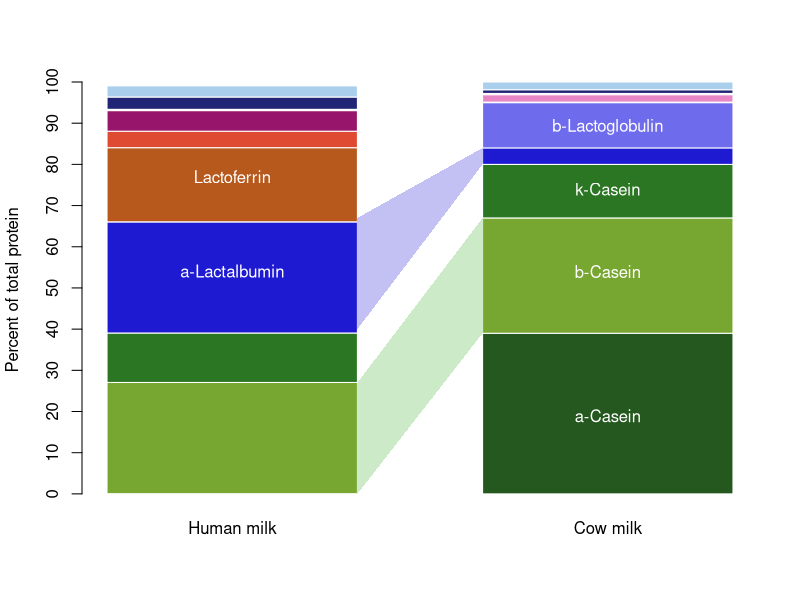
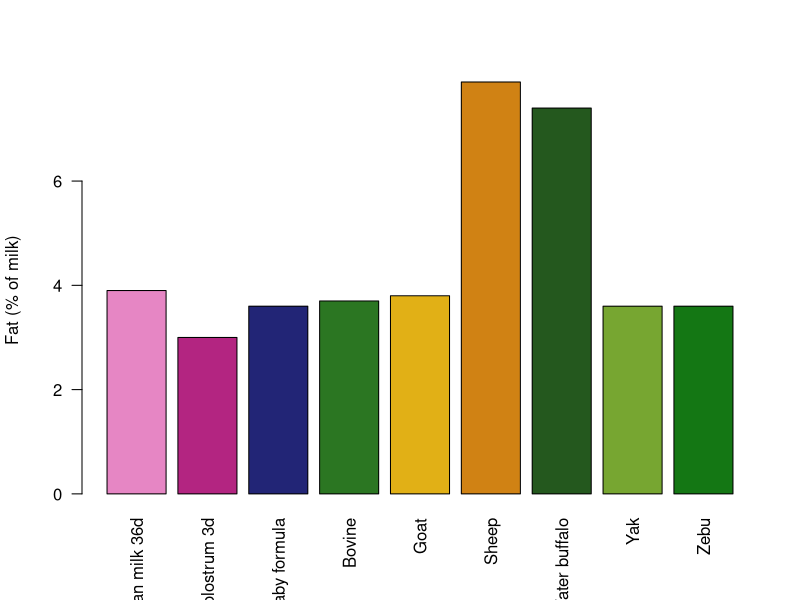
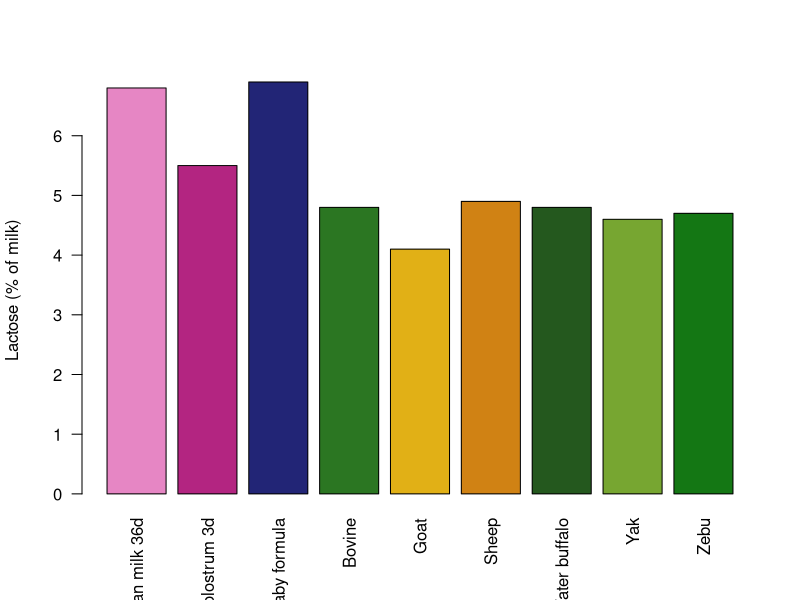
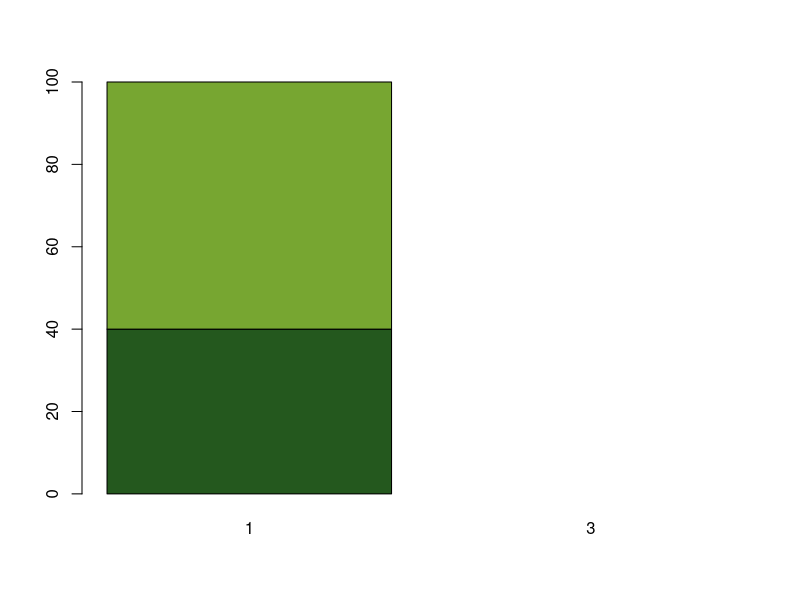
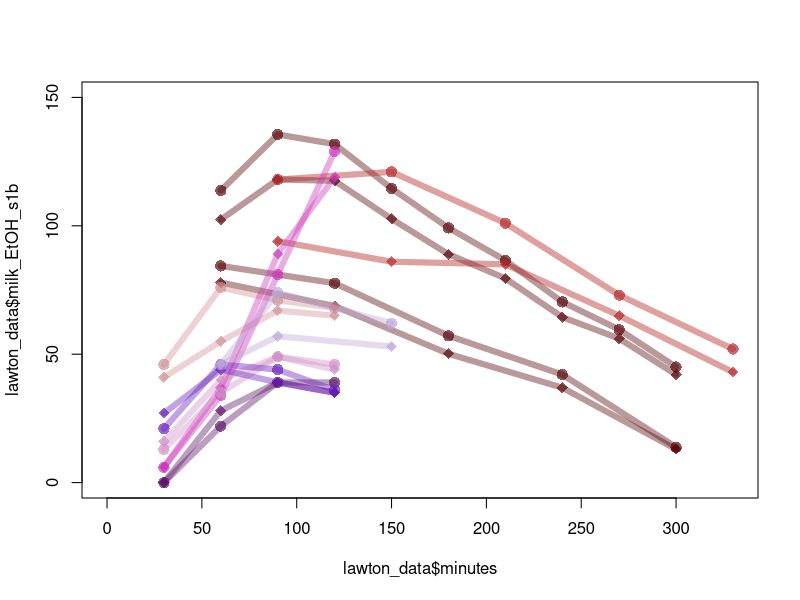
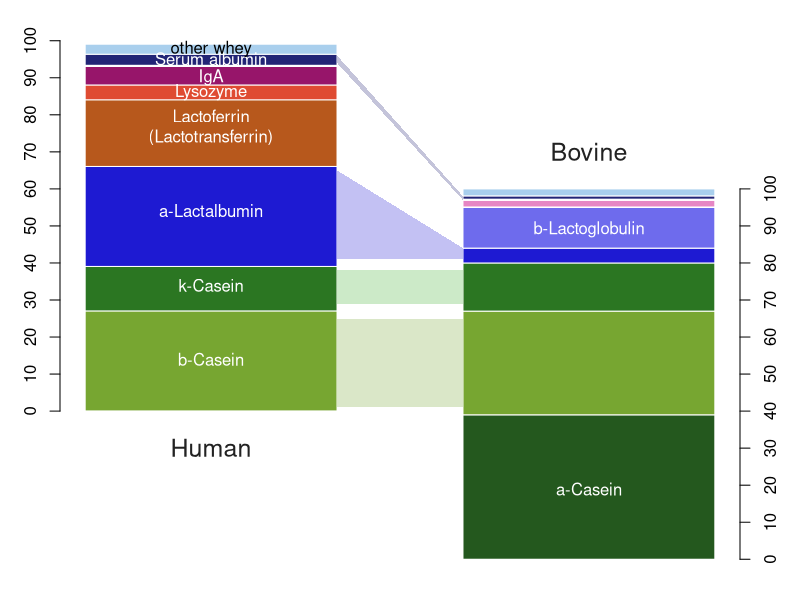
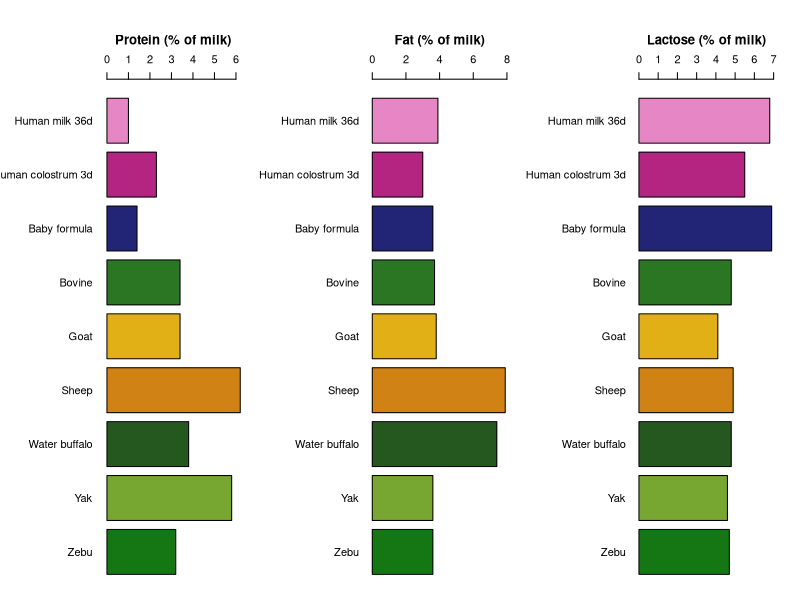
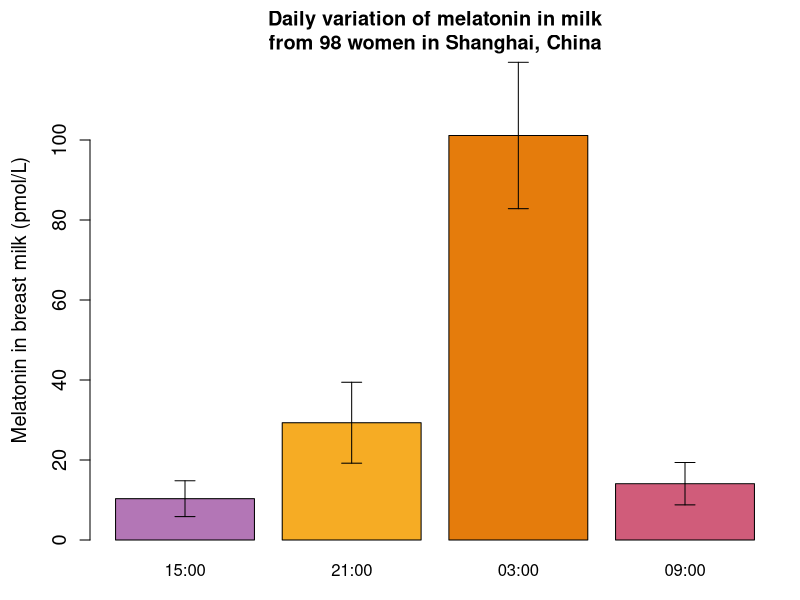

Source code (R) for these figures, in order:
# analysis of milk protein composition

# data from
# Jensen et al (1990) Lipids of Bovine and Human Milks: A Comparison. J Dairy Sci 73:223-240. REVIEW
# https://pubmed.ncbi.nlm.nih.gov/2184172/

# Pereira et al (2013) Composition of breast milk of lactating adolescents in function of time of lactation
# https://pubmed.ncbi.nlm.nih.gov/24506376/

# Andreas et al (2015) Human breast milk: A review on its composition and bioactivity. REVIEW
# https://pubmed.ncbi.nlm.nih.gov/26375355/

# Rio-Aige et al (2023) Breast milk immune composition varies during the transition stage of lactation: characterization of immunotypes in the MAMI cohort
# https://pmc.ncbi.nlm.nih.gov/articles/PMC10702228/

# Karcz et Krolak-Olejnik (2021) Vegan or vegetarian diet and breast milk composition - a systematic review
# https://pubmed.ncbi.nlm.nih.gov/32319307/

# Martin et al (2016) Review of Infant Feeding: Key Features of Breast Milk and Infant Formula
# https://pmc.ncbi.nlm.nih.gov/articles/PMC4882692/

milk_data_text = "Milk	Protein_pct	Casein_pct_of_protein	a-casein	b-casein	k-casein	Whey_pct_of_protein	a-Lactalbumin	b-Lactoglobulin	Lactotransferrin	Lysozyme	IgA	IgG	IgM	Serum_albumin	Fat	Lactose	Total_solids	Ash	Kilocalories
Human milk 36d	1.0	40	0.06	27	12	60	27	0	18	4	5	0.1	0.2	3	3.9	6.8	12.1	0.2	72
Human colostrum 3d	2.3	NA	NA	NA	NA	NA	NA	NA	NA	NA	NA	NA	NA	NA	3	5.5	NA	NA	58
Baby formula	1.4	NA	NA	NA	NA	NA	NA	NA	NA	NA	NA	NA	NA	NA	3.6	6.9	NA	NA	66
Bovine	3.4	80	39	28	13	20	4	11	0.01	0.01	0.1	1.8	0.3	0.9	3.7	4.8	12.7	0.7	75
Goat	3.4	NA	NA	NA	NA	NA	NA	NA	NA	NA	NA	NA	NA	NA	3.8	4.1	NA	NA	NA
Sheep	6.2	NA	NA	NA	NA	NA	NA	NA	NA	NA	NA	NA	NA	NA	7.9	4.9	NA	NA	NA
Water buffalo	3.8	NA	NA	NA	NA	NA	NA	NA	NA	NA	NA	NA	NA	NA	7.4	4.8	NA	NA	NA
Yak	5.8	NA	NA	NA	NA	NA	NA	NA	NA	NA	NA	NA	NA	NA	3.6	4.6	NA	NA	NA
Zebu	3.2	NA	NA	NA	NA	NA	NA	NA	NA	NA	NA	NA	NA	NA	3.6	4.7	NA	NA	NA"


milk_data = read.table( text=milk_data_text, header=TRUE, sep="\t")
#milk_data.m = matrix(unlist(strsplit(milk_data_text, "\t|\n")),ncol = 17, byrow=TRUE)
#milk_data = as.data.frame( milk_data.m[-1,], col.names = milk_data.m[1,] )
human_v_cow_only = milk_data[c(1,4),]

names(milk_data)

proteins_only = cbind( human_v_cow_only[,c(4,5,6)], 
                       human_v_cow_only[,c(8:15)],
                       other_whey=human_v_cow_only$Whey_pct_of_protein - rowSums(human_v_cow_only[,c(8:15)]) )

#  [1] "Milk"                  "Protein_pct"           "Casein_pct_of_protein" "a.casein"              "b.casein"             
#  [6] "k.casein"              "Whey_pct_of_protein"   "a.Lactalbumin"         "b.Lactoglobulin"       "Lactotransferrin"     
# [11] "Lysozyme"              "IgA"                   "IgG"                   "IgM"                   "Serum_albumin"

prot_type_colors = c( "#24581eff", "#77a631ff", "#2b7622ff", #"#bbeb9fff", 
                      "#1e1ad2ff", "#6e6bedff",
                      "#b7581cff", "#df4b32ff", "#97156aff", "#e686c4ff", "#f9d3ecff", "#222576ff", "#a9cfedff" )
b = barplot( t(as.matrix( proteins_only )) , names.arg=c("Human milk", "Cow milk") , 
         ylab="Percent of total protein", col=prot_type_colors , border = "white",
         space = 0.5 , axes=FALSE )
axis(2, at=seq(0,100,10))
text( c(b[2],b[2],b[2],b[1],b[1],b[2]) , c(19,54,74,54,77,89), 
      c("a-Casein","b-Casein","k-Casein","a-Lactalbumin", "Lactoferrin","b-Lactoglobulin"), col="white")
polygon( x=c(1.5,2,2,1.5), y=c(0,39,67,27), border = NA, col="#40b03344" )
polygon( x=c(1.5,2,2,1.5), y=c(40,80,84,67), border = NA, col="#1e1ad244" )

y1 = c(0,cumsum(as.numeric(proteins_only[1,])))
y2 = c(0,cumsum(as.numeric(proteins_only[2,])))
pdf(file="~/git/misc-analyses/milk_composition/images/milk_protein_comparison_v1.pdf", height=8, width=6, title="Protein composition of human and bovine milks")
#png(file="~/git/misc-analyses/milk_composition/images/milk_protein_comparison_v1.png", height=720, width=540, res = 90 )
par(mar=c(1,3,1,3))
plot(0,0,type='n', xlim=c(0,5), ylim=c(0,140), axes=FALSE , xlab="", ylab="")
rect(rep(0,length(prot_type_colors)), y1[1:12]+40, rep(2,length(prot_type_colors)), y1[2:13]+40, 
     col=prot_type_colors, border = "white" )
rect(rep(3,length(prot_type_colors)), y2[1:12], rep(5,length(prot_type_colors)), y2[2:13] , 
     col=prot_type_colors, border = "white" )
polygon( x=c(2,3,3,2), y=c(1+40,41,65,25+40), border = NA, col="#77a63144" )
polygon( x=c(2,3,3,2), y=c(29+40,69,78,38+40), border = NA, col="#40b03344" )
polygon( x=c(2,3,3,2), y=c(41+40,81,84,65+40), border = NA, col="#1e1ad244" )
polygon( x=c(2,3,3,2), y=c(94+40,97,98,96+40), border = NA, col="#22257644" )
text( c(4,1,1,1,1,4,1,1,1) , c(19,54,74,54+40,77+40,89,86+40,90+40,95+40), 
      c("a-Casein","b-Casein","k-Casein",
        "a-Lactalbumin", "Lactoferrin\n(Lactotransferrin)","b-Lactoglobulin",
        "Lysozyme", "IgA", "Serum albumin"), col="white")
text( c(1) , c(97.7+40), 
      c("other whey"), col="black")
axis(2, at=seq(40,140,10), labels=seq(0,100,10) )
axis(4, at=seq(0,100,10), labels=seq(0,100,10) )
text( c(1,4) , c(30,110), c("Human", "Bovine"), col="#222222", cex=1.5)
dev.off()






milk_type_colors = c( "#e686c4ff", "#b32581ff", "#222576ff",
                      "#2b7622ff","#e1b016ff","#d08214ff", "#24581eff","#77a631ff","#147714ff")
pdf(file="~/git/misc-analyses/milk_composition/images/milk_composition_comparison_v1.pdf", width=10, height=3, title="Bulk composition of human and other milks")
par(mfrow=c(1,3), mar=c(0.5,8,6,2))
barplot( rev(milk_data$Protein_pct) , main="Protein (% of milk)", horiz=TRUE, 
         names.arg = rev(milk_data$Milk), las=2, col= rev(milk_type_colors), axes=FALSE )
axis(3)
barplot( rev(milk_data$Fat) , main="Fat (% of milk)", horiz=TRUE, xlim=c(0,8),
         names.arg = rev(milk_data$Milk), las=2, col= rev(milk_type_colors), axes=FALSE )
axis(3)
barplot( rev(milk_data$Lactose) , main="Lactose (% of milk)", horiz=TRUE, xlim=c(0,7),
         names.arg = rev(milk_data$Milk), las=2, col= rev(milk_type_colors), axes=FALSE )
axis(3)
dev.off()

barplot( milk_data$Fat , ylab="Fat (% of milk)", 
         names.arg = milk_data$Milk, las=2, col=milk_type_colors )
barplot( milk_data$Lactose , ylab="Lactose (% of milk)", 
         names.arg = milk_data$Milk, las=2, col=milk_type_colors )
barplot( t(as.matrix(milk_data[c(1,3),c(3,7)] )) , col=prot_type_colors  )


################################################################################
################################################################################



# Qin et al 2019 Variations in melatonin levels in preterm and term human breast milk during the first month after delivery
# https://pmc.ncbi.nlm.nih.gov/articles/PMC6884443/
qin2019_data_text = "Time_point	Breast_milk_pg_mL	Breast_milk_pg_mL_var
03:00	23.49	4.25
09:00	3.27	1.23
15:00	2.40	1.04
21:00	6.81	2.35"
qin2019_data = read.table(text=qin2019_data_text, header=TRUE, sep="\t")[c(3,4,1,2),]
qin2019_data

pdf(file="~/git/misc-analyses/milk_composition/images/qin2019_melatonin_in_milk.pdf", width=4, height=4, title="Melatonin in breast milk")
#png(file="~/git/misc-analyses/milk_composition/images/qin2019_melatonin_in_milk.png", width=360, height=360, res=90 )
par(mar=c(3,4.5,3,1))
b = barplot(qin2019_data$Breast_milk_pg_mL * 1000 / 232.281, ylim=c(0,120), axes=FALSE,
        names.arg=qin2019_data$Time_point , ylab="Melatonin in breast milk (pmol/L)", 
        main="Daily variation of melatonin in milk\nfrom 98 women in Shanghai, China", 
        col=c("#b376b6ff", "#f6ac24ff", "#e57c0cff", "#d05c7aff" ), cex.lab=1.2)
axis(2,at=seq(0,100,20), cex.axis=1.2)
#points(b, qin2019_data$Breast_milk_pg_mL* 1000 / 232.281, lwd=2, pch=1)
arrows(x0 = b, y0 = qin2019_data$Breast_milk_pg_mL* 1000 / 232.281, lwd=1, length = 0.1,
       x1 = b, y1=qin2019_data$Breast_milk_pg_mL* 1000 / 232.281+qin2019_data$Breast_milk_pg_mL_var* 1000 / 232.281, angle = 90)
arrows(x0 = b, y0 = qin2019_data$Breast_milk_pg_mL* 1000 / 232.281, lwd=1, length = 0.1,
       x1 = b, y1=qin2019_data$Breast_milk_pg_mL* 1000 / 232.281-qin2019_data$Breast_milk_pg_mL_var* 1000 / 232.281, angle = 90)
dev.off()

qin2019_data$Breast_milk_pg_mL * 1000 / 232.281 # =pM
# 23pg/mL = 23ng/L / 232g/mol = 0.101nM = 101pM
# this is 1000x lower than the 100nM concentrations used by:
# Honorio-Franca 2013 Human colostrum melatonin exhibits a day-night variation and modulates the activity of colostral phagocytes
# https://doi.org/10.2478/v10136-012-0039-2
# "were incubated with with 10 ul of Phorbol Myristate Acetate (PMA final concentration at 10 –7M) or 
# ...50 ul of melatonifinal concentration at 10-7M"


# Illnerova (1993) Melatonin rhythm in human milk. J Clin Endocrinol Metab
# https://pubmed.ncbi.nlm.nih.gov/8370707/
# https://doi.org/10.1210/jcem.77.3.8370707
illnerova_summary_text = "Melatonin_Source	Day_less_than_43_pM	Night_pM	Night_var_pM
Serum	0	280	34
Milk	0	99	26"
illnerova_summary = read.table(text=illnerova_summary_text, header=TRUE, sep="\t")

illnerova_data_text = "time_hrs	mother_A_milk_pM	mother_B_milk_pM	mother_C_milk_pM	mother_D_milk_pM	mother_E_milk_pM	mother_F_milk_pM
11	NA	3.9	4.2	NA	6.3	NA
12	6.4	NA	NA	NA	NA	NA
13	NA	NA	5.0	NA	6.3	8.4
15	NA	3.9	4.2	7.5	NA	NA
16	4.7	NA	NA	5.0	NA	NA
17	NA	NA	4.2	NA	8.0	9.2
18	NA	3.9	5.0	NA	NA	NA
19	5.6	NA	NA	6.7	NA	8.4
21	NA	64.2	116.7	NA	87.1	NA
22	65.9	NA	NA	NA	NA	NA
24	NA	250.3	204.2	172.5		94.8
25	NA	NA	NA	NA	190.9	NA
26	136.3	NA	NA	NA	NA	NA
27	NA	NA	NA	191.7	NA	NA
28	102.0	NA	154.2		111.0	NA
29	NA	NA	NA	NA	NA	121.7
30	52.5	176.5	NA	NA	73.1	NA
31	NA	NA	NA	5.8	NA	NA
32	NA	NA	53.3		NA	8.4
33	NA	NA	NA	NA	7.1	NA
34	3.1	2.2	5.0	5.0	NA	NA
35	NA	NA	NA	NA	7.1	7.6"
illnerova_data = read.table(text=illnerova_data_text, header=TRUE, sep="\t")
mother_color_set = c("#540005ff", "#b5272fff", "#cf8f93ff", "#cc32baff", "#580e62ff", "#cf8fc6ff", "#641bbcff", "#bca5d7ff" )


#pdf(file="~/git/misc-analyses/milk_composition/images/illnerova1993_melatonin_in_milk.pdf", width=4, height=4, title="Data from Illnerova et al 1993")
png(file="~/git/misc-analyses/milk_composition/images/illnerova1993_melatonin_in_milk.png", width=360, height=360, res=90)
par(mar=c(4.5,4.5,3,1))
plot(illnerova_data$time_hrs, illnerova_data$mother_B_milk_pM , type='n', 
     axes=FALSE, xlim=c(12,36), ylim=c(0,260), main="Nightly variation of melatonin\nin milk from 6 Czech mothers",
     xlab="Time of day (hours)", ylab="Melatonin in milk (pmol/L)", cex.lab=1.3 )
axis(1, at=seq(12,36,2), labels=NA)
axis(1, at=seq(12,36,4), labels=c(12,16,20,24,4,8,12), tick = FALSE)
axis(2, cex.axis=1.2 )
axis(2, at=c(150,250), tick=FALSE, cex.axis=1.2 )
segments(12,43,36,43,col="#4567c044", lwd=5)
text(12,100,"Detection\nlimit\n43pM", col="#284897ff", pos=4 )
for (i in 2:7){
  milk_time = illnerova_data$time_hrs[which(!is.na(illnerova_data[,i]))]
  milk_melatonin = illnerova_data[,i][which(!is.na(illnerova_data[,i]))]
  lines(milk_time, ifelse(milk_melatonin<43,0,milk_melatonin), col=gsub("ff","66",mother_color_set[i]), lwd=6 )
  points(milk_time, ifelse(milk_melatonin<43,0,milk_melatonin), col=gsub("ff","aa",mother_color_set[i]), pch=16, cex=1.5 )
}
dev.off()

# Cubero (2005) The circadian rhythm of tryptophan in breast milk affects the rhythms of 6-sulfatoxymelatonin and sleep in newborn
# https://pubmed.ncbi.nlm.nih.gov/16380706/
# https://www.researchgate.net/publication/7390109_The_circadian_rhythm_of_tryptophan_in_breast_milk_affects_the_rhythms_of_6-sulfatoxymelatonin_and_sleep_in_newborn
cubero2006_data_text = "Time	Tryptophan_uM	Urinary_6-sulfatoxymelatonin_breast_fed_ng_mL	Urinary_6-sulfatoxymelatonin_mothers_ng_mL	Urinary_6-sulfatoxymelatonin_formula_fed_ng_mL
4	NA	NA	NA	10.39
7	83.89	12.04	6.90	7.70
8	54.63	19.90	4.83	NA
9	71.30	21.43	16.21	13.58
10	NA	22.86	49.89	NA
11	67.04	13.88	42.99	NA
12	61.85	9.80	26.44	NA
13	56.67		9.43	NA
14	NA		31.03	16.96
15	50.56	2.09	20.69	NA
16	55.37	3.27	10.00	16.42
17	52.96	NA	5.40	2.60
18	50.00	NA	0.92	6.52
19	70.00	3.83	4.25	3.82
20	71.11	2.19	3.68	NA
21	71.85	5.56	3.10	NA
22	70.37	9.03	0.80	NA
23	68.70	NA	NA	NA"
cubero2006_data = read.table(text=cubero2006_data_text, header=TRUE, sep="\t")

pdf(file="~/git/misc-analyses/milk_composition/images/cubero2006_tryptophan_in_milk.pdf", width=4, height=4, title="Tryptophan in breast milk - Data from Cubero et al 2006")
#png(file="~/git/misc-analyses/milk_composition/images/cubero2006_tryptophan_in_milk.png", width=360, height=360, res=90)
par(mar=c(4.5,4.5,3,1))
plot( cubero2006_data$Time, cubero2006_data$Tryptophan_uM , xlim=c(0,24), ylim=c(0,90),
      xlab="Time of day (hours)", ylab="Tryptophan in mother's milk (umol/L)", 
      main="Tryptophan in breast milk\nfrom 15 women in Spain",
      pch=21, cex=2, bg="#FF5F50aa" , axes=FALSE , frame.plot = TRUE, cex.lab=1.2 )
axis(1, at=c(0:24), labels=FALSE )
axis(1, at=seq(0,24,3), labels=seq(0,24,3), tick = FALSE )
axis(2, cex.axis=1.2 )
trp_fit = 67.95 + 13.12 * sin (0.26 * seq(0,24,0.1) + 0.76) # formula copied from text
lines(seq(0,24,0.1), trp_fit, col="#FF7F5066", lwd=6 )
text(2,20,"Sinsoidal fitted curve from\nCubero et al 2006", pos=4, col="#541600ff")
segments(3,30,3,80, col="#541600ff")
dev.off()

aggregate( na.omit(cubero2006_data$Urinary_6.sulfatoxymelatonin_mothers_ng_mL), by=list( morning=ifelse( cubero2006_data$Time <= 12, 1, 2 )[2:17] ), FUN=mean, na.action = na.omit )

cubero2006_data$Urinary_6.sulfatoxymelatonin_mothers_ng_mL
list( morning=ifelse( cubero2006_data$Time <= 12, 1, 2 ) )
length(ifelse( cubero2006_data$Time <= 12, 1, 2 ))


pdf(file="~/git/misc-analyses/milk_composition/images/cubero2006_melatonin_in_urine.pdf", width=4, height=4, title="Urinary 6-sulfatoxymelatonin in mothers and babies - Data from Cubero et al 2006")
#png(file="~/git/misc-analyses/milk_composition/images/cubero2006_melatonin_in_urine.png", width=360, height=360, res=90)
par(mar=c(4.5,4.5,3,1))
plot( cubero2006_data$Time, cubero2006_data$Urinary_6.sulfatoxymelatonin_mothers_ng_mL* 1000 / 328.34 , xlim=c(0,24), ylim=c(0,200),
      xlab="Time (hours)", ylab="Urinary 6-sulfatoxymelatonin (nmol/L)", 
      main="6-sulfatoxymelatonin in urine\nfrom 16 women and babies in Spain",
      pch=21, cex=3, bg="#FF7F50aa" , axes=FALSE , frame.plot = TRUE, cex.lab=1.2 )
axis(1, at=c(0:24), labels=FALSE )
axis(1, at=seq(0,24,3), labels=seq(0,24,3), tick = FALSE )
axis(2, cex.axis=1.2 )
points( cubero2006_data$Time, cubero2006_data$Urinary_6.sulfatoxymelatonin_breast_fed_ng_mL * 1000 / 328.34,
        pch=24, cex=2, bg="#8B0000aa" )
points( cubero2006_data$Time, cubero2006_data$Urinary_6.sulfatoxymelatonin_formula_fed_ng_mL* 1000 / 328.34,
        pch=24, cex=2, bg="#00008Baa" )
lines(seq(0,24,0.1), ( 11.44 + 8.97 * sin(0.26 * seq(0,24,0.1) - 0.05))* 1000 / 328.34, col="#8B000066", lwd=6 ) # formula copied from text
lines(seq(0,24,0.1), ( 9.72 + 16.44 * sin(0.26 * seq(0,24,0.1) - 1.44))* 1000 / 328.34, col="#FF7F5066", lwd=6 ) # formula copied from text
lines(seq(0,24,0.1), ( 9.82 + 8.28 * sin(0.26 * seq(0,24,0.1) - 1.52))* 1000 / 328.34, col="#00008B66", lwd=6 ) # formula copied from text
legend("topright", legend=c("Maternal", "Breast-fed", "Formula-fed"), col=c("#FF7F50aa","#8B0000aa","#00008Baa"), pch=c(16,17,17), pt.cex=2 )
dev.off()

# https://pubchem.ncbi.nlm.nih.gov/compound/6-sulfatoxymelatonin
cubero2006_data$Urinary_6.sulfatoxymelatonin_mothers_ng_mL * 1000 / 328.34


colorRampPalette("darkblue")(1)


################################################################################


# Savino 2010 Lactobacillus reuteri DSM 17938 in infantile colic: a randomized, double-blind, placebo-controlled trial
# https://pubmed.ncbi.nlm.nih.gov/20713478/
# TABLE 2 Crying Time in the L reuteri and Placebo Groups
savino2010_data_text = "day_of_study	L_reuteri_crying_min_day	L_reuteri_crying_min_day_IQR	Placebo_crying_min_day	Placebo_crying_min_day_IQR	p_value_mannwhitney
0	370	120	300	150	0.127
7	95	85	185	149	0.082
14	60	70	150	145	0.099
21	35	85	90	148	0.022"
savino2010_data = read.table(text=savino2010_data_text, header=TRUE, sep="\t")

pdf(file="~/git/misc-analyses/milk_composition/images/savino2010_probiotic_infant_colic.pdf", width=5, height=5, title="Crying Time in the L reuteri and Placebo Groups")
#png(file="~/git/misc-analyses/milk_composition/images/savino2010_probiotic_infant_colic.png", width=450, height=450, res=90)
par(mar=c(4.5,4.5,3,1))
plot( savino2010_data$day_of_study, savino2010_data$L_reuteri_crying_min_day, type="n", ylim=c(0,500),
      ylab="Crying time (minutes/day)", xlab="Day of study", main="Reduction in Crying Time\nin the L.reuteri and Placebo Groups",
      axes=FALSE , cex.lab=1.3)
axis(2)
axis(1, at=seq(0,21,7), cex.axis=1.3)
polygon( c( savino2010_data$day_of_study,rev(savino2010_data$day_of_study)),
         c(savino2010_data$L_reuteri_crying_min_day+savino2010_data$L_reuteri_crying_min_day_IQR/2,
           rev(savino2010_data$L_reuteri_crying_min_day-savino2010_data$L_reuteri_crying_min_day_IQR/2) ),
         col="#FF5F5088", border = NA )
lines( savino2010_data$day_of_study, savino2010_data$L_reuteri_crying_min_day, 
       lwd=2, col="#FF5F50aa")
points( savino2010_data$day_of_study, savino2010_data$L_reuteri_crying_min_day, 
        pch=16, cex=3, col="#f21600aa")
polygon( c( savino2010_data$day_of_study,rev(savino2010_data$day_of_study)),
         c(savino2010_data$Placebo_crying_min_day+savino2010_data$Placebo_crying_min_day_IQR/2,
           rev(savino2010_data$Placebo_crying_min_day-savino2010_data$Placebo_crying_min_day_IQR/2) ),
         col="#99999988", border = NA )
lines( savino2010_data$day_of_study, savino2010_data$Placebo_crying_min_day, 
       lwd=2, col="#999999aa")
points( savino2010_data$day_of_study, savino2010_data$Placebo_crying_min_day, 
        pch=16, cex=3, col="#333333aa")
legend("topright", legend=c("Probiotic (25)","Placebo (21)"), col=c("#FF5F50ff","#999999ff"), pch=16, pt.cex = 2, cex=1.2)
dev.off()


################################################################################


# Table 3. Blood and Milk Alcohol Levels for Subjects 3-8
# Time after initial ingestion of alcohol in hours
# Levels are expressed as mL alcohol per 100 mL of sample fluid
lawton_data_text = "minutes	blood_EtOH_s1b	milk_EtOH_s1b	blood_EtOH_s1a	milk_EtOH_s1a	blood_EtOH_s2	milk_EtOH_s2	blood_EtOH_s3	milk_EtOH_s3	blood_EtOH_s4	milk_EtOH_s4	blood_EtOH_s5	milk_EtOH_s5	blood_EtOH_s6	milk_EtOH_s6	blood_EtOH_s7	milk_EtOH_s7	blood_EtOH_s8	milk_EtOH_s8
30	NA	NA	NA	NA	NA	NA	41	46	6	6	0	0	16	13	27	21	NA	NA
60	102.43	113.74	77.90	84.37	NA	NA	55	76	37	34	28	22	40	35	44	46	46	46
90	118.05	135.57	NA	NA	94	118	67	71	89	81	39	39	49	49	39	44	57	74
120	117.51	131.80	68.74	77.63	NA	NA	65	68	119	129	35	39	44	46	35	36	NA	NA
150	102.69	114.55	NA	NA	86	121	NA	NA	NA	NA	NA	NA	NA	NA	NA	NA	53	62
180	88.95	99.19	50.15	57.16	NA	NA	NA	NA	NA	NA	NA	NA	NA	NA	NA	NA	NA	NA
210	79.52	86.53	NA	NA	85	101	NA	NA	NA	NA	NA	NA	NA	NA	NA	NA	NA	NA
240	64.43	70.36	36.95	42.07	NA	NA	NA	NA	NA	NA	NA	NA	NA	NA	NA	NA	NA	NA
270	56.08	59.58	NA	NA	65	73	NA	NA	NA	NA	NA	NA	NA	NA	NA	NA	NA	NA
300	42.07	45.03	13	13.77	NA	NA	NA	NA	NA	NA	NA	NA	NA	NA	NA	NA	NA	NA
330	NA	NA	NA	NA	43	52	NA	NA	NA	NA	NA	NA	NA	NA	NA	NA	NA	NA"
lawton_data = read.table( text=lawton_data_text, header=TRUE, sep="\t")

mother_color_set_2 = rep(rep( mother_color_set, c(rep(c(2,1),c(1,7))) ),each=2)

plot( lawton_data$minutes, lawton_data$milk_EtOH_s1b , ylim=c(0,150), xlim=c(0,330) , type='n' )
for (i in seq(2,19,2)) {
  etoh_time = lawton_data$minutes[which(!is.na(lawton_data[,i]))]
  etoh_blood = lawton_data[,i][which(!is.na(lawton_data[,i]))]
  etoh_milk = lawton_data[,i+1][which(!is.na(lawton_data[,i+1]))]
  lines(etoh_time, etoh_blood, col=gsub("ff","66",mother_color_set_2[i-1]), lwd=6 )
  points(etoh_time, etoh_blood, col=gsub("ff","aa",mother_color_set_2[i-1]), pch=18, cex=1.5 )
  lines(etoh_time, etoh_milk, col=gsub("ff","66",mother_color_set_2[i]), lwd=6 )
  points(etoh_time, etoh_milk, col=gsub("ff","aa",mother_color_set_2[i]), pch=16, cex=1.5 )
}







#
